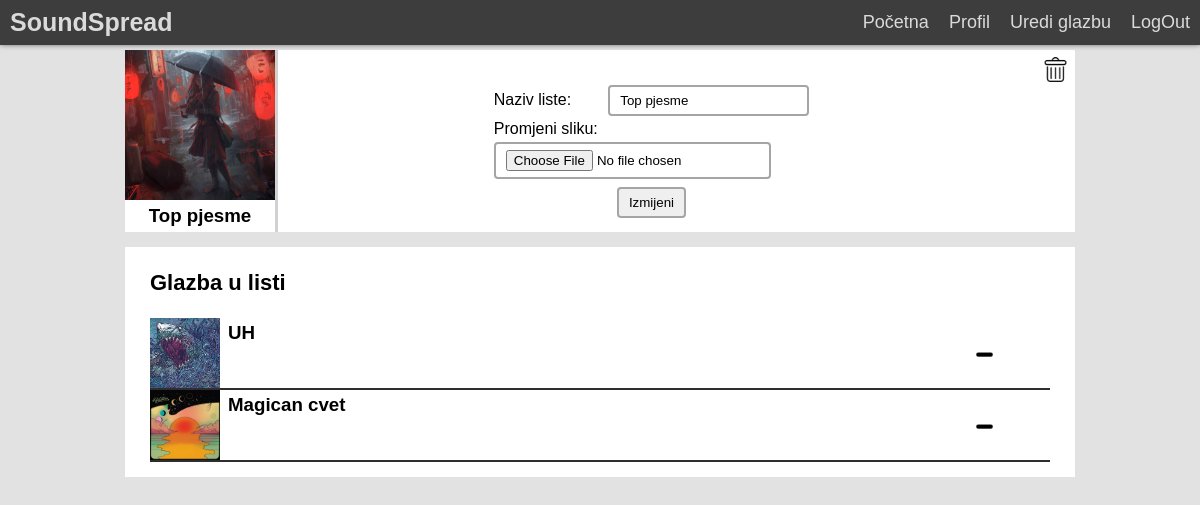
The page /urediListu.php?index=4 (signed in) on the database its author committed.
### tables this page shows
CREATE TABLE `albums_lists` (
  `id_albums_lists` int(11) NOT NULL,
  `album_list_title` varchar(45) NOT NULL,
  `img_path` varchar(128) NOT NULL,
  `users_username` varchar(25) NOT NULL
);

CREATE TABLE `music` (
  `id_music` int(11) NOT NULL,
  `title` varchar(45) NOT NULL,
  `bpm` int(11) NOT NULL,
  `genre` varchar(45) NOT NULL,
  `duration` varchar(8) NOT NULL,
  `img_path` varchar(128) NOT NULL,
  `music_path` varchar(128) NOT NULL,
  `users_username` varchar(25) NOT NULL
);

### skripte/DB.php (called while the page is built, shortened)
<?php
    function connection(){
      $server ="localhost";
      $username = "epiz_27784619";
      $password = "nikolpatrik1";
      $database ="epiz_27784619_soundspread";
      $conn = mysqli_connect($server, $username, $password, $database);
      return $conn;
    }
    function mysqlUpit($sql){
      $conn = connection();
      $rezultat = mysqli_query($conn, $sql);
      return $rezultat;
    }
?>

### urediListu.php (the view, shortened to what this page needs)
<!DOCTYPE html>
    <html lang="en">
    <head>
        <link rel="stylesheet" href="dizajn.css">
    </head>
    <body>
        <?php
            if(isset($_GET['index']))
                $index = $_GET['index'];
            else
                header("Location: uredjivanje.php");
            include_once 'skripte/DB.php';
            $sql = "SELECT * FROM albums_lists WHERE id_albums_lists = $index;";
            $rezultat = mysqlUpit($sql);
            $row = mysqli_fetch_assoc($rezultat);
            include_once 'elementi/header.php';
        ?>
        <div class="glavno">
            <div class="blokUrediListu">
            <table class="urediListu" cellpadding="0" cellspacing="0">
                <tr>
                    <td class="ljevo">
                        <img class="imgUrediL" src="<?php echo $row['img_path']; ?>" alt="">
                        <h3><?php echo $row['album_list_title']; ?></h3>
                    </td>
                    <td class="centar">
                        <div class="upload">
                            <form action="skripte/urediListuScr.php" method="post" enctype="multipart/form-data">
                                <div class="forma">
                                    <div>
                                        <label for="">Naziv liste:</label>
                                        <input type="text" name="title" value="<?php echo $row['album_list_title']; ?>">
                                    </div>
                                    <div>
                                        <label for="">Promjeni sliku:</label>
                                    </div>
                                    <div>
                                        <input type="file" name="img" accept="image/*">
                                    </div>
                                </div>
                                <div class="submit">
                                    <input type="submit" name="izmijeni" value="Izmijeni">
                                </div>
                            </form>
                        </div>
                    </td>
                    <td class="desno">
                        <img class="smece" src="elementi/smece.png" alt="">
                    </td>
                </tr>
            </table>
            </div>
            <?php
                $sql = "SELECT * FROM music WHERE id_music IN (SELECT music_id_music FROM music_in_albums WHERE albums_lists_id_albums_lists = '$index');";
                $rezultat = mysqlUpit($sql);
                $provjera = mysqli_num_rows($rezultat);
                if($provjera > 0){
                    echo "<div class='blok'>\n";
                    echo "\t<p class='naslov'>Glazba u listi</p>\n";
                    echo "\t<table id='sve' class='lista' cellpadding='0' cellspacing='0'>\n";
                    while($row = mysqli_fetch_assoc($rezultat)){
                        echo "\t\t<tr class='listaR' id='".$row['id_music']."'>\n";
                        echo "\t\t\t<td class='slika'>\n";
                        echo "\t\t\t\t<img class='slGlazbe' src='".$row['img_path']."' alt=''></img>\n";
                        echo "\t\t\t</td>\n";
                        echo "\t\t\t<td style='vertical-align:top'>\n";
                        echo "\t\t\t\t<div class='opis'>\n";
                        echo "\t\t\t\t\t<h3 class='naziv'>".$row['title']."</h3>\n";
                        echo "\t\t\t\t</div>\n";
                        echo "\t\t\t<td class='ikone'>\n";
                        echo "\t\t\t<img class='minus' src='elementi/minus.png' alt=''>\n";
                        echo "\t\t\t</td>\n";
                        echo "\t\t</tr>\n";
                    }
                    echo "\t</table>\n";
                    echo "</div>\n";
                }
            ?>
        </div>
    </body>
</html>

### dizajn.css (style rules this page uses)
body { margin: 0; font-family: Arial, Helvetica, sans-serif; background-color: rgb(226, 226, 226); }
.glavno { margin-top: 50px; }
.blok { margin: 15px auto; width: 950px; padding-top: 1px; padding-bottom: 15px; background-color: white; }
.naslov { margin-left: 25px; font-size: 22px; font-weight: bold; }
img.slGlazbe { width: 70px; height: 70px; object-fit: cover; vertical-align: bottom; }
.naziv, .playerNaziv { margin: 0; }
table.lista { margin: 0 auto; border-collapse: collapse; width: 900px; }
.lista tr.listaR { height: 70px; border-bottom: 2px solid rgb(46, 46, 46); }
.lista .slika { background-color: black; width: 70px; text-align: center; }
.lista .opis { margin-top: 4px; margin-left: 8px; }
.signup div.forma, .login div.forma, .upload div.forma { margin-left: 0; width: fit-content; }
.signup div.submit, .login div.submit, .upload div.submit { margin: auto; width: fit-content; }
.signup, .login, .upload { width: fit-content; margin: auto; margin-top: 20px; }
label { display: inline-block; width: 110px; text-align: left; }
input, textarea { padding: 6px 10px; margin: 4px 0; box-sizing: border-box; border: 2px solid rgb(165, 165, 165); border-radius: 4px; }
.smece, .edit, .minus { height: 25px; width: 25px; vertical-align: bottom; margin: auto; padding: 7px; cursor: pointer; }
.ikone { width: 85px; }
.blokUrediListu { margin: 15px auto; width: 950px; padding: 0; background-color: white; }
.urediListu { margin: 0; padding: 0; width: 950px; }
.urediListu .ljevo { border-right: 3px solid rgb(209, 209, 209); width: 150px; }
.urediListu .desno { width: 50px; vertical-align: top; text-align: end; }
.urediListu .ljevo .imgUrediL { width: 150px; height: 150px; object-fit: cover; vertical-align: bottom; }
.urediListu .ljevo h3 { text-align: center; margin: auto; padding: 5px 0; width: 150px; text-overflow: ellipsis; overflow: hidden; }

### rows shown on the page
albums_lists: img_path (picture), album_list_title "Top pjesme", title "Top pjesme"
music: img_path (picture), title "UH"
music: img_path (picture), title "Magican cvet"
